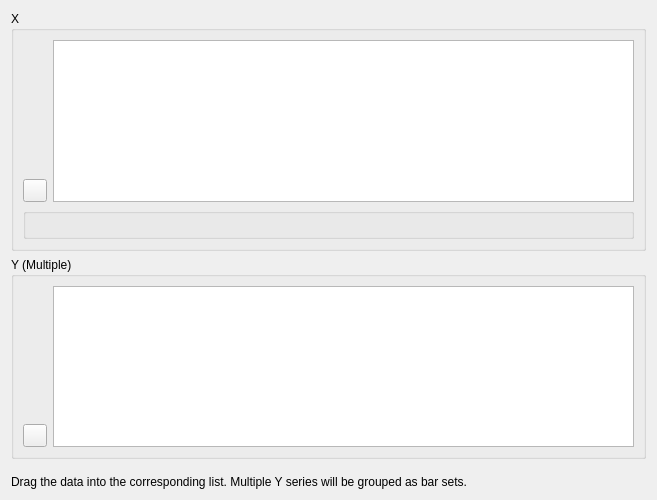
<?xml version="1.0" encoding="UTF-8"?>
<ui version="4.0">
 <class>DAChartAddMultiBarWidget</class>
 <widget class="QWidget" name="DAChartAddMultiBarWidget">
  <property name="geometry">
   <rect>
    <x>0</x>
    <y>0</y>
    <width>657</width>
    <height>500</height>
   </rect>
  </property>
  <property name="windowTitle">
   <string>Add Multi Bar Chart</string>
  </property>
  <layout class="QVBoxLayout" name="verticalLayout_2">
   <item>
    <widget class="QGroupBox" name="groupBoxX">
     <property name="title">
      <string>X</string>
     </property>
     <property name="flat">
      <bool>true</bool>
     </property>
     <layout class="QGridLayout" name="gridLayout_4">
      <item row="0" column="1" rowspan="2">
       <widget class="DA::DAPySeriesListView" name="listViewX"/>
      </item>
      <item row="1" column="0">
       <widget class="QToolButton" name="toolButtonRemoveFromX">
        <property name="text">
         <string/>
        </property>
        <property name="icon">
         <iconset resource="icon.qrc">
          <normaloff>:/DAGui/icon/left-remove.svg</normaloff>:/DAGui/icon/left-remove.svg</iconset>
        </property>
       </widget>
      </item>
      <item row="2" column="0" colspan="2">
       <widget class="DA::DAChartAutoincrementSeriesWidget" name="widgetXAutoincrement"/>
      </item>
     </layout>
    </widget>
   </item>
   <item>
    <widget class="QGroupBox" name="groupBoxY">
     <property name="title">
      <string>Y (Multiple)</string>
     </property>
     <property name="flat">
      <bool>true</bool>
     </property>
     <layout class="QGridLayout" name="gridLayout_3">
      <item row="0" column="1" rowspan="2">
       <widget class="DA::DAPySeriesListView" name="listViewY"/>
      </item>
      <item row="1" column="0">
       <widget class="QToolButton" name="toolButtonRemoveFromY">
        <property name="text">
         <string/>
        </property>
        <property name="icon">
         <iconset resource="icon.qrc">
          <normaloff>:/DAGui/icon/left-remove.svg</normaloff>:/DAGui/icon/left-remove.svg</iconset>
        </property>
       </widget>
      </item>
     </layout>
    </widget>
   </item>
   <item>
    <spacer name="verticalSpacer">
     <property name="orientation">
      <enum>Qt::Vertical</enum>
     </property>
     <property name="sizeHint" stdset="0">
      <size>
       <width>20</width>
       <height>40</height>
      </size>
     </property>
    </spacer>
   </item>
   <item>
    <widget class="QLabel" name="label">
     <property name="text">
      <string>Drag the data into the corresponding list. Multiple Y series will be grouped as bar sets.</string>
     </property>
    </widget>
   </item>
  </layout>
 </widget>
 <customwidgets>
  <customwidget>
   <class>DA::DAPySeriesListView</class>
   <extends>QListView</extends>
   <header>DAPySeriesListView.h</header>
  </customwidget>
  <customwidget>
   <class>DA::DAChartAutoincrementSeriesWidget</class>
   <extends>QGroupBox</extends>
   <header>DAChartAutoincrementSeriesWidget.h</header>
  </customwidget>
 </customwidgets>
 <resources>
  <include location="icon.qrc"/>
 </resources>
 <connections>
 </connections>
</ui>
